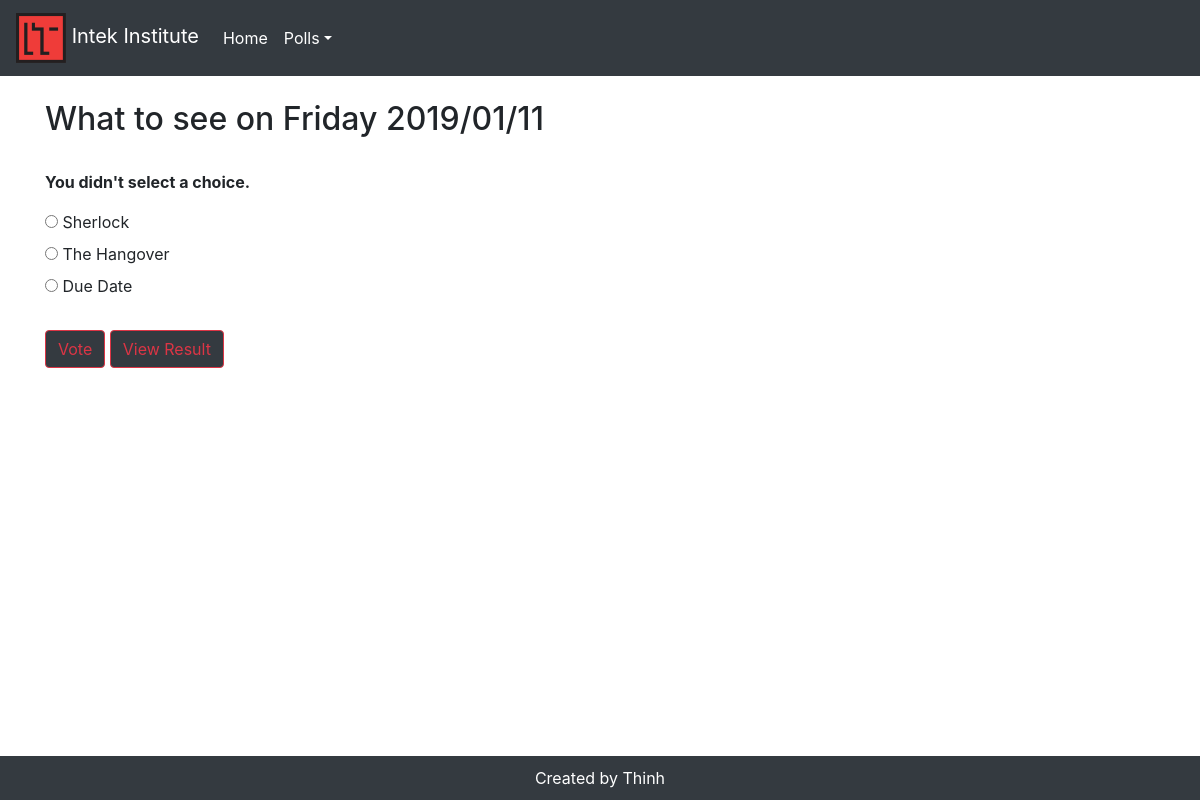
Page /1/result on the committed database.
### moviepoll/models.py (models this page shows, shortened)
class Question(models.Model):
    question_text = models.CharField(max_length=200)
    pub_date = models.DateTimeField('date published')

class Choice(models.Model):
    question = models.ForeignKey(Question, on_delete=models.CASCADE)
    choice_text = models.CharField(max_length=200)
    votes = models.IntegerField(default=0)

### moviepoll/views.py (the view)
# urls.py: path('<int:question_id>/result', views.result, name='result'),
def result(request, question_id):
    question = get_object_or_404(Question, pk=question_id)
    try:
        selected_choice = question.choice_set.get(pk=request.POST['choice'])
    except (KeyError, Choice.DoesNotExist):
        return render(request, 'moviepoll/detail.html', {
            'question': question,
            'error_message': "You didn't select a choice.",
        })
    else:
        selected_choice.votes += 1
        selected_choice.save()
        return HttpResponseRedirect(reverse('moviepoll:detail', args=[question.id]))

### moviepoll/context_processors.py (called while the page is built)
def get_questions(request):
    question_list = Question.objects.order_by('pub_date')
    return {
        'question_list': question_list,
    }

### moviepoll/templates/moviepoll/detail.html (shortened to what this page needs)
{% extends "moviepoll/base.html" %}
{% block content %}
  <div class="row">
    <div class="col-sm-12 mb-4 mt-4">
      <h2>{{ question.question_text }}</h2>
    </div>
  </div>
  {% if error_message %}
    <p><strong>{{ error_message }}</strong></p>
  {% endif %}
  {% if question.choice_set.all %}
      <form action="{% url 'moviepoll:result' question.id %}" method="post">
          <div class=choices>
            {% for choice in question.choice_set.all %}
              <input type="radio" name="choice" id="choice{{ forloop.counter }}" value="{{ choice.id }}">
              <label for="choice{{ forloop.counter }}">{{ choice.choice_text }}</label><br>
            {% endfor %}
          </div>
          <div class="row">
            <div class="col-sm-12 mt-4">
              <input type="submit" class="btn btn-dark btn-outline-danger" value="Vote">
              <button type="button" class="btn btn-dark btn-outline-danger" data-toggle="modal" data-target="#Mymodal">View Result</button>
            </div>
          </div>
      </form>
  {% else %}
      No movie have been chosen!
  {% endif %}
{% endblock content %}

### moviepoll/static/moviepoll/style.css (style rules this page uses)
* { margin: 0; padding: 0; }

### rows in the picture
Question: question_text "What to see on Friday 2019/01/11"
Choice: choice_text "Sherlock"
Choice: choice_text "The Hangover"
Choice: choice_text "Due Date"

### other values in the picture
{{ error_message }} "You didn't select a choice."
